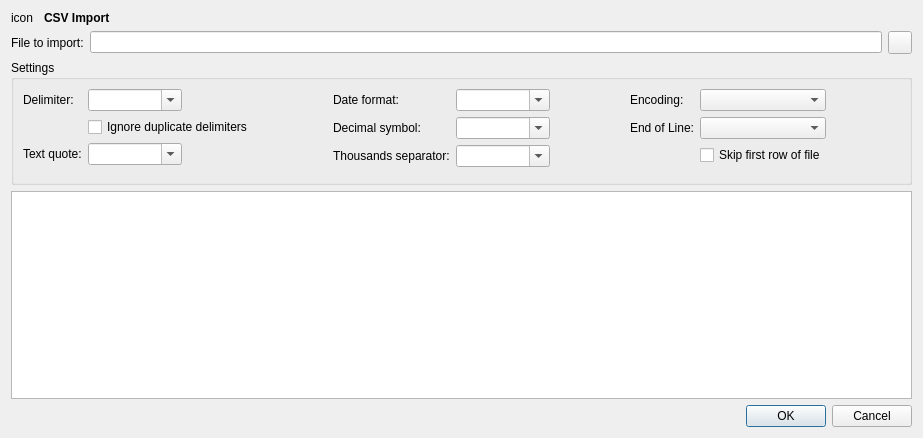
<?xml version="1.0" encoding="UTF-8"?>
<ui version="4.0">
 <author>Stefan Böhmann</author>
 <class>CsvImportDialog</class>
 <widget class="QDialog" name="CsvImportDialog">
  <property name="geometry">
   <rect>
    <x>0</x>
    <y>0</y>
    <width>923</width>
    <height>438</height>
   </rect>
  </property>
  <property name="sizePolicy">
   <sizepolicy hsizetype="Preferred" vsizetype="Minimum">
    <horstretch>0</horstretch>
    <verstretch>0</verstretch>
   </sizepolicy>
  </property>
  <layout class="QVBoxLayout" name="verticalLayout">
   <item>
    <layout class="QHBoxLayout" name="horizontalLayout_3">
     <item>
      <widget class="QLabel" name="iconLabel">
       <property name="text">
        <string comment="KDE::DoNotExtract">icon</string>
       </property>
      </widget>
     </item>
     <item>
      <widget class="QLabel" name="label_11">
       <property name="sizePolicy">
        <sizepolicy hsizetype="Expanding" vsizetype="Preferred">
         <horstretch>0</horstretch>
         <verstretch>0</verstretch>
        </sizepolicy>
       </property>
       <property name="font">
        <font>
         <weight>75</weight>
         <bold>true</bold>
        </font>
       </property>
       <property name="text">
        <string>CSV Import</string>
       </property>
       <property name="margin">
        <number>3</number>
       </property>
       <property name="indent">
        <number>5</number>
       </property>
      </widget>
     </item>
    </layout>
   </item>
   <item>
    <layout class="QFormLayout" name="formLayout_4">
     <item row="0" column="0">
      <widget class="QLabel" name="label">
       <property name="text">
        <string>File to import:</string>
       </property>
      </widget>
     </item>
     <item row="0" column="1">
      <layout class="QHBoxLayout" name="horizontalLayout">
       <item>
        <widget class="KLineEdit" name="filename"/>
       </item>
       <item>
        <widget class="QToolButton" name="fileButton">
         <property name="text">
          <string/>
         </property>
        </widget>
       </item>
      </layout>
     </item>
    </layout>
   </item>
   <item>
    <widget class="QGroupBox" name="groupBox">
     <property name="title">
      <string>Settings</string>
     </property>
     <layout class="QGridLayout" name="gridLayout">
      <item row="0" column="0" rowspan="2">
       <layout class="QFormLayout" name="formLayout">
        <property name="fieldGrowthPolicy">
         <enum>QFormLayout::ExpandingFieldsGrow</enum>
        </property>
        <item row="0" column="0">
         <widget class="QLabel" name="label_5">
          <property name="text">
           <string>Delimiter:</string>
          </property>
         </widget>
        </item>
        <item row="0" column="1">
         <widget class="KComboBox" name="delimiter">
          <property name="editable">
           <bool>true</bool>
          </property>
          <property name="currentIndex">
           <number>-1</number>
          </property>
          <property name="minimumContentsLength">
           <number>8</number>
          </property>
         </widget>
        </item>
        <item row="2" column="0">
         <widget class="QLabel" name="label_2">
          <property name="text">
           <string>Text quote:</string>
          </property>
         </widget>
        </item>
        <item row="2" column="1">
         <widget class="KComboBox" name="textquote">
          <property name="editable">
           <bool>true</bool>
          </property>
          <property name="currentIndex">
           <number>-1</number>
          </property>
          <property name="minimumContentsLength">
           <number>8</number>
          </property>
         </widget>
        </item>
        <item row="1" column="1">
         <widget class="QCheckBox" name="checkBox_2">
          <property name="text">
           <string>Ignore duplicate delimiters</string>
          </property>
         </widget>
        </item>
       </layout>
      </item>
      <item row="0" column="2">
       <layout class="QFormLayout" name="formLayout_2">
        <property name="fieldGrowthPolicy">
         <enum>QFormLayout::ExpandingFieldsGrow</enum>
        </property>
        <item row="0" column="0">
         <widget class="QLabel" name="label_3">
          <property name="text">
           <string>Date format:</string>
          </property>
         </widget>
        </item>
        <item row="0" column="1">
         <widget class="KComboBox" name="dateFormat">
          <property name="editable">
           <bool>true</bool>
          </property>
          <property name="currentIndex">
           <number>-1</number>
          </property>
          <property name="minimumContentsLength">
           <number>8</number>
          </property>
         </widget>
        </item>
        <item row="1" column="0">
         <widget class="QLabel" name="label_8">
          <property name="text">
           <string>Decimal symbol:</string>
          </property>
         </widget>
        </item>
        <item row="1" column="1">
         <widget class="KComboBox" name="decimalSymbol">
          <property name="editable">
           <bool>true</bool>
          </property>
          <property name="minimumContentsLength">
           <number>8</number>
          </property>
         </widget>
        </item>
        <item row="2" column="0">
         <widget class="QLabel" name="label_9">
          <property name="text">
           <string>Thousands separator:</string>
          </property>
         </widget>
        </item>
        <item row="2" column="1">
         <widget class="KComboBox" name="thousandsSeparator">
          <property name="editable">
           <bool>true</bool>
          </property>
          <property name="minimumContentsLength">
           <number>8</number>
          </property>
         </widget>
        </item>
       </layout>
      </item>
      <item row="0" column="4" rowspan="2">
       <layout class="QFormLayout" name="formLayout_3">
        <item row="0" column="0">
         <widget class="QLabel" name="label_4">
          <property name="text">
           <string>Encoding:</string>
          </property>
         </widget>
        </item>
        <item row="0" column="1">
         <widget class="KComboBox" name="encoding">
          <property name="minimumContentsLength">
           <number>8</number>
          </property>
         </widget>
        </item>
        <item row="1" column="0">
         <widget class="QLabel" name="label_6">
          <property name="text">
           <string>End of Line:</string>
          </property>
         </widget>
        </item>
        <item row="1" column="1">
         <widget class="KComboBox" name="endOfLine">
          <property name="minimumContentsLength">
           <number>8</number>
          </property>
         </widget>
        </item>
        <item row="2" column="1">
         <widget class="QCheckBox" name="checkBox">
          <property name="text">
           <string>Skip first row of file</string>
          </property>
         </widget>
        </item>
       </layout>
      </item>
      <item row="0" column="5">
       <spacer name="horizontalSpacer">
        <property name="orientation">
         <enum>Qt::Horizontal</enum>
        </property>
        <property name="sizeHint" stdset="0">
         <size>
          <width>40</width>
          <height>20</height>
         </size>
        </property>
       </spacer>
      </item>
      <item row="0" column="3">
       <spacer name="horizontalSpacer_2">
        <property name="orientation">
         <enum>Qt::Horizontal</enum>
        </property>
        <property name="sizeHint" stdset="0">
         <size>
          <width>40</width>
          <height>20</height>
         </size>
        </property>
       </spacer>
      </item>
      <item row="0" column="1">
       <spacer name="horizontalSpacer_3">
        <property name="orientation">
         <enum>Qt::Horizontal</enum>
        </property>
        <property name="sizeHint" stdset="0">
         <size>
          <width>40</width>
          <height>20</height>
         </size>
        </property>
       </spacer>
      </item>
     </layout>
    </widget>
   </item>
   <item>
    <widget class="QTableView" name="view">
     <property name="sizePolicy">
      <sizepolicy hsizetype="Expanding" vsizetype="Expanding">
       <horstretch>1</horstretch>
       <verstretch>1</verstretch>
      </sizepolicy>
     </property>
    </widget>
   </item>
   <item>
    <widget class="QDialogButtonBox" name="buttonBox">
     <property name="standardButtons">
      <set>QDialogButtonBox::Cancel|QDialogButtonBox::Ok</set>
     </property>
    </widget>
   </item>
  </layout>
 </widget>
 <customwidgets>
  <customwidget>
   <class>KLineEdit</class>
   <extends>QLineEdit</extends>
   <header>klineedit.h</header>
  </customwidget>
  <customwidget>
   <class>KComboBox</class>
   <extends>QComboBox</extends>
   <header>kcombobox.h</header>
  </customwidget>
 </customwidgets>
 <resources/>
 <connections/>
</ui>
